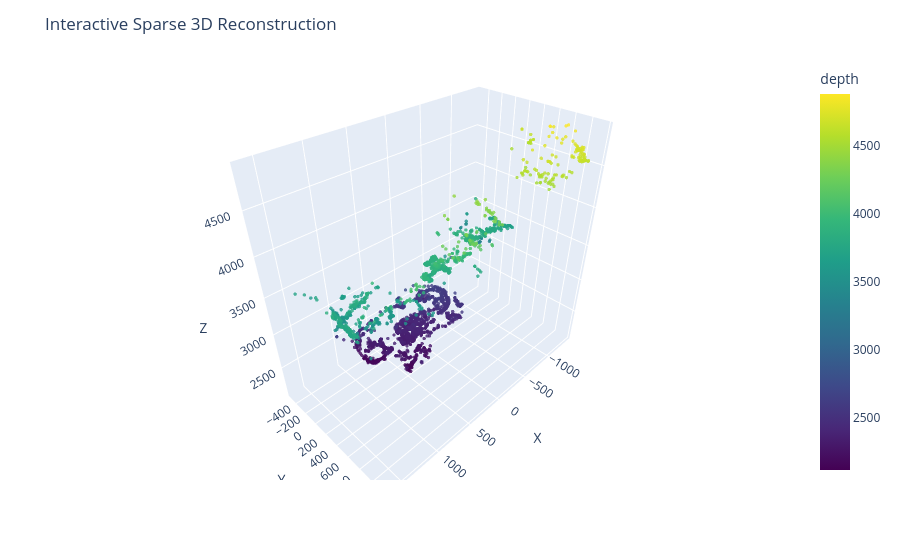

Notebook code cell kept with this figure:
### Code cell
# trying interactve plotting 
import plotly.express as px

plot_df = pd.DataFrame({
    "X": valid_points_3D[:, 0],
    "Y": -valid_points_3D[:, 1],
    "Z": valid_points_3D[:, 2],
    "depth": valid_points_3D[:, 2],
})

fig = px.scatter_3d(
    plot_df,
    x="X",
    y="Y",
    z="Z",
    color="depth",
    color_continuous_scale="viridis",
    opacity=0.8,
)

fig.update_traces(marker=dict(size=2))
fig.update_layout(title="Interactive Sparse 3D Reconstruction")
fig.show()

### Figure 1 — Plotly figure (JSON) as saved in the notebook; plotly's stock layout.template omitted (floating-point values rounded to 4 significant figures; data arrays with more than 128 entries replaced by an {"elided": "..."} marker saying what was removed)
{"data": [{"hovertemplate": "X=%{x}<br>Y=%{y}<br>Z=%{z}<br>depth=%{marker.color}<extra></extra>", "legendgroup": "", "marker": {"color": {"elided": "3439 float values"}, "coloraxis": "coloraxis", "opacity": 0.8, "size": 2, "symbol": "circle"}, "mode": "markers", "name": "", "scene": "scene", "showlegend": false, "type": "scatter3d", "x": {"elided": "3439 float values"}, "y": {"elided": "3439 float values"}, "z": {"elided": "3439 float values"}}], "layout": {"coloraxis": {"colorbar": {"title": {"text": "depth"}}, "colorscale": [[0, "#440154"], [0.1111, "#482878"], [0.2222, "#3e4989"], [0.3333, "#31688e"], [0.4444, "#26828e"], [0.5556, "#1f9e89"], [0.6667, "#35b779"], [0.7778, "#6ece58"], [0.8889, "#b5de2b"], [1, "#fde725"]]}, "legend": {"tracegroupgap": 0}, "margin": {"t": 60}, "scene": {"domain": {"x": [0, 1], "y": [0, 1]}, "xaxis": {"title": {"text": "X"}}, "yaxis": {"title": {"text": "Y"}}, "zaxis": {"title": {"text": "Z"}}}, "title": {"text": "Interactive Sparse 3D Reconstruction"}}}
